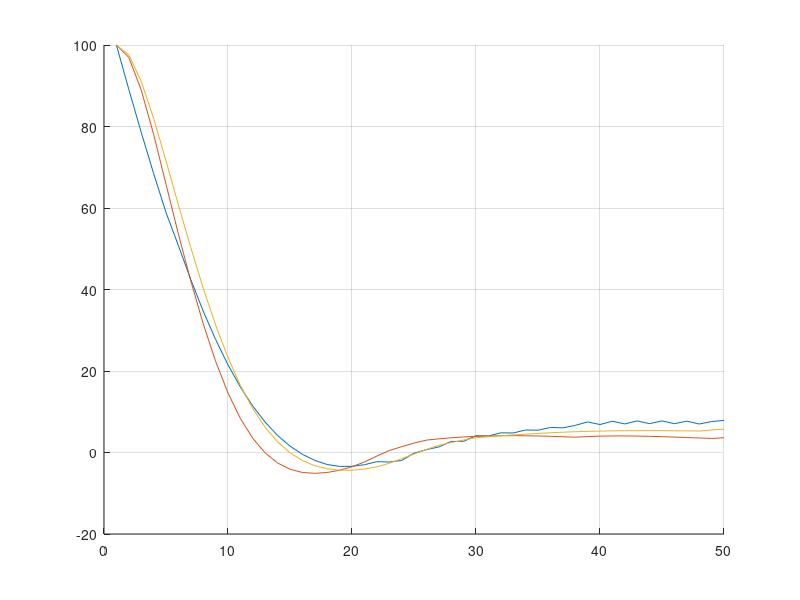
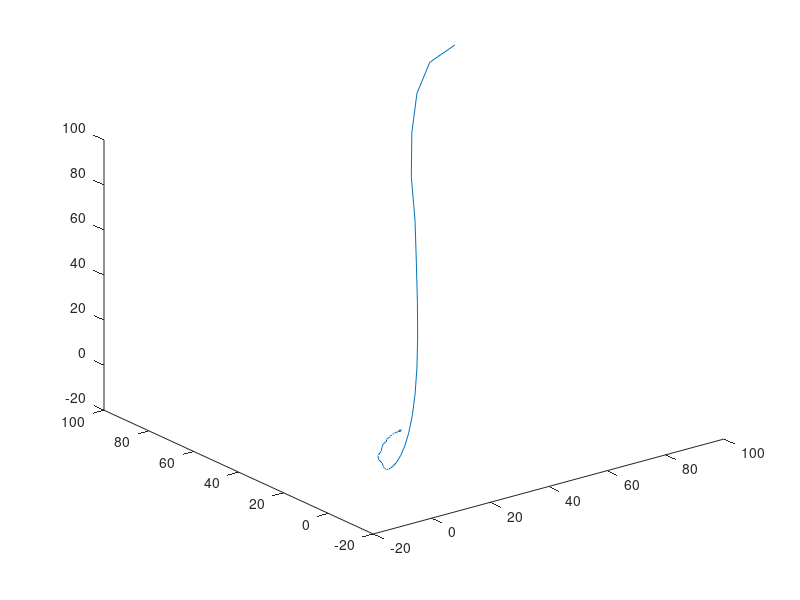
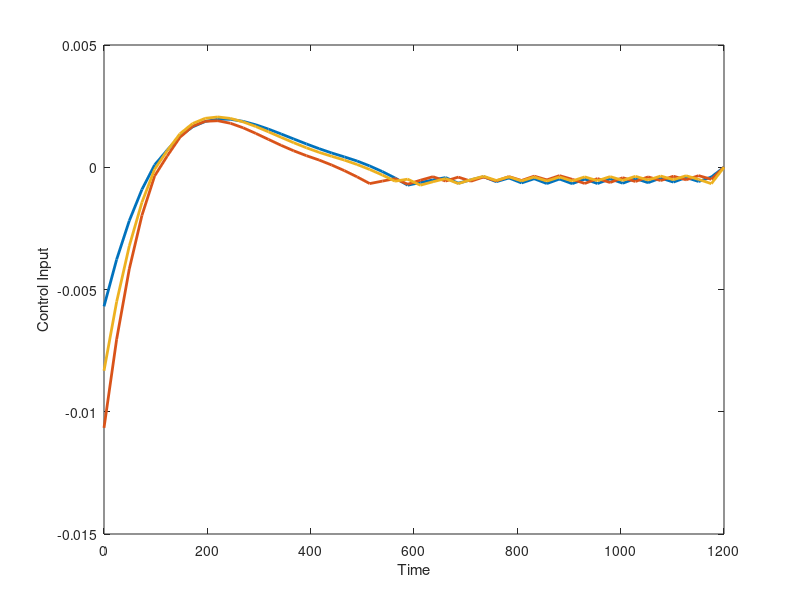

Write the MATLAB code that produced these figures, in order.
%Maklen A. Estrada
clear all
clc
close all

%% Time 
t_i = 0;    
t_f = 60*20;
ts = 50;    %Time Steps
delta_t = (t_f - t_i)/ts;

%% Mean Motion 
mu = 3.986e14; % Gravitational parameter of Earth (m^3/s^2)
Re = 6371e3;   % Radius of Earth (m)
h = 400e3;     % Altitude of the LEO orbit (m) (e.g., 400 km for ISS)
r = Re + h;    % Orbit Radius (m)
n = sqrt(mu / r^3); % Mean Motion

%%  Discretized CW Plant Dynamics 
R11 = 4 - 3 * cos( n * delta_t);
R12 = 0;
R13 = 0;
R14 = (1/n) * sin( n * delta_t);
R15 = (2/n) * ( 1 - cos( n * delta_t));
R16 = 0;
R21 = 6 * (sin( n * delta_t) - n * delta_t);
R22 = 1;
R23 = 0;
R24 = -(2/n) * ( 1 - cos( n * delta_t));
R25 = (1/n) * (4 * sin( n * delta_t) - 3 * n * delta_t);
R26 = 0;
R31 = 0;
R32 = 0;
R33 = cos( n * delta_t);
R34 = 0;
R35 = 0; 
R36 = (1/n) * sin ( n * delta_t);
R41 = 3 * n * sin( n * delta_t);
R42 = 0;
R43 = 0;
R44 = cos( n * delta_t);
R45 = 2 * sin( n * delta_t);
R46 = 0;
R51 = - 6 * n * ( 1 - cos( n * delta_t));
R52 = 0;
R53 = 0;
R54 = -2 * sin( n * delta_t);
R55 = 4 * cos( n * delta_t) - 3;
R56 = 0;
R61 = 0;
R62 = 0;
R63 = -n * sin( n * delta_t);
R64 = 0;
R65 = 0;
R66 = cos( n * delta_t);

Abar = [R11 R12 R13 R14 R15 R16;
        R21 R22 R23 R24 R25 R26;
        R31 R32 R33 R34 R35 R36;
        R41 R42 R43 R44 R45 R46;
        R51 R52 R53 R54 R55 R56;
        R61 R62 R63 R64 R65 R66];

b11 = (1/n) * sin( n * delta_t);
b12 = (2/n) * ( 1 - cos( n - delta_t));
b13 = 0;
b21 = -(2/n^2) * ( n * delta_t - sin( n * delta_t));
b22 = (4/n^2) * (1 - cos( n * delta_t)) - (3/2) * delta_t^2;
b23 = 0;
b31 = 0;
b32 = 0;
b33 = (1/n^2) * ( 1 - cos( n * delta_t));
b41 = (1/n) * sin( n * delta_t);
b42 = (2/n) * ( 1 - cos( n * delta_t));
b43 = 0;
b51 = -(2/n) * ( 1 - cos( n * delta_t));
b52 = (4/n) * sin( n * delta_t) - 3 * delta_t;
b53 = 0;
b61 = 0;
b62 = 0;
b63 = (1/n) * sin( n * delta_t);

Bbar = [b11, b12, b13;
        b21, b22, b23;
        b31, b32, b33;
        b41, b42, b43;
        b51, b52, b53;
        b61, b62, b63];

%% LQR 
% Q Matrix Guess
Q = [10 0 0 0 0 0;
     0 10 0 0 0 0;
     0 0 10 0 0 0;
     0 0 0 1 0 0;
     0 0 0 0 1 0;
     0 0 0 0 0 1]*1e-3;

% R Matrix Guess
R = [1 0 0;
     0 1 0;
     0 0 1]*1e6;

[K,S,E] = dlqr(Abar,Bbar,Q,R);
% K = Full State Feedback Gain Matrix
% S = Solution to Algebraic Ricatti Equation
% E = eig(A- Bk)

%Initial xbar value
%xbar = [x u]'
xbar_o = [1 1 1 0 0 0]*100;

%Initial Control
%u_o = [1 0 0];

%Initialize trajectory array 
x_traj = zeros(6,ts);
x_traj(:,1) = xbar_o; %Set Initial value in array

%Initialize Control array
u_vec = zeros(3,ts);

%Gain Value Saturation Limits (Randomly Chosen for now)
ux_min = .0005;
ux_max = 1e27;
uy_min = .0005;
uy_max = 1e27;
uz_min = .0005;
uz_max = 1e27;

%Main Loop
for i = 1:(ts-1)
    %Control Input
    u = -K * x_traj(:,i);

    %Control Input Array
    u_vec(:,i) = u;
    u_n = abs(u);

    %Control Saturation Limits 
    % X-Comp
    if u_n(1) > ux_max    %Upper Bound
        u(1) = ux_max;
    end
    if u_n(1) < ux_min    %Lower Bound
        u(1) = ux_min;
    end
    % Y-Comp
    if u_n(2) > uy_max    %Upper Bound
        u(2) = uy_max;
    end
    if u_n(2) < uy_min    %Lower Bound
        u(2) = uy_min;
    end
    % Z-Comp
    if u_n(3) > uz_max    %Upper Bound
        u(3) = uz_max;
    end
    if u_n(3) < uz_min    %Lower Bound
        u(3) = uz_min;
    end

    %Update State
    x_traj(:,i+1) = Abar * x_traj(:,i) + Bbar * u;
end

x_pos = x_traj(1,:);
y_pos = x_traj(2,:);
z_pos = x_traj(3,:);
%Plot
t = linspace(t_i,t_f,ts);
figure
hold on
grid on
plot(x_pos);
plot(y_pos);
plot(z_pos);
figure
plot3(x_pos,y_pos,z_pos);

figure
grid on
plot(t,u_vec,"LineWidth",2)
xlabel("Time")
ylabel("Control Input")